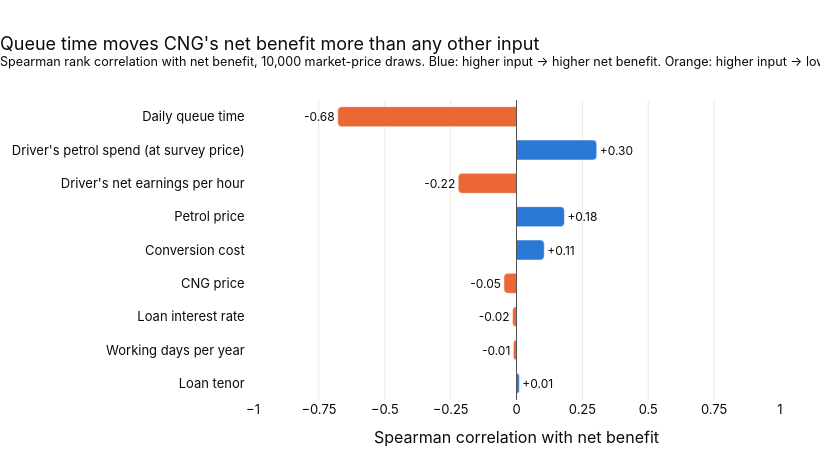

Write notebook code for a chart like this one.
### Code cell
plot = sensitivity.iloc[::-1]   # plotly draws the first bar at the bottom
fig = go.Figure(go.Bar(
    x=plot.values, y=[INPUT_LABELS[i] for i in plot.index], orientation="h", width=0.6,
    marker=dict(color=[BLUE if v > 0 else ORANGE for v in plot.values], cornerradius=4),
    text=[f"{v:+.2f}" for v in plot.values], textposition="outside", cliponaxis=False,
    textfont=dict(color=INK, size=12),
    hovertemplate="<b>%{y}</b><br>Spearman %{x:+.3f}<extra></extra>",
))
fig.add_vline(x=0, line=dict(color=INK_MUTED, width=1))
fig.update_layout(
    title=dict(text="Queue time moves CNG's net benefit more than any other input<br>"
                    "<sup>Spearman rank correlation with net benefit, 10,000 market-price draws. "
                    "Blue: higher input → higher net benefit. Orange: higher input → lower.</sup>",
               x=0, xanchor="left"),
    template="plotly_white", font=FONT, showlegend=False,
    xaxis=dict(title="Spearman correlation with net benefit", range=[-1, 1], dtick=0.25, gridcolor=GRID,
               zeroline=False),
    yaxis=dict(ticksuffix="  "),
    hoverlabel=dict(bgcolor="white", font=dict(color=INK)),
    width=820, height=460, margin=dict(t=100, l=20, r=40, b=60),
)
fig.show()
fig.write_html(FIG_DIR / "monte_carlo_sensitivity.html", include_plotlyjs="cdn")
print("Saved outputs/figures/monte_carlo_sensitivity.html")

### Figure 1 — Plotly figure (JSON) as saved in the notebook; plotly's stock layout.template omitted (floating-point values rounded to 4 significant figures)
{"data": [{"cliponaxis": false, "hovertemplate": "<b>%{y}</b><br>Spearman %{x:+.3f}<extra></extra>", "marker": {"color": ["#2a78d6", "#eb6834", "#eb6834", "#eb6834", "#2a78d6", "#2a78d6", "#eb6834", "#2a78d6", "#eb6834"], "cornerradius": 4}, "orientation": "h", "text": ["+0.01", "-0.01", "-0.02", "-0.05", "+0.11", "+0.18", "-0.22", "+0.30", "-0.68"], "textfont": {"color": "#0b0b0b", "size": 12}, "textposition": "outside", "type": "bar", "width": 0.6, "x": [0.01085, -0.01208, -0.01509, -0.04766, 0.1054, 0.1818, -0.2212, 0.3044, -0.6784], "y": ["Loan tenor", "Working days per year", "Loan interest rate", "CNG price", "Conversion cost", "Petrol price", "Driver's net earnings per hour", "Driver's petrol spend (at survey price)", "Daily queue time"]}], "layout": {"font": {"color": "#0b0b0b", "family": "Inter, Segoe UI, Arial, sans-serif", "size": 13}, "height": 460, "hoverlabel": {"bgcolor": "white", "font": {"color": "#0b0b0b"}}, "margin": {"b": 60, "l": 20, "r": 40, "t": 100}, "shapes": [{"line": {"color": "#52514e", "width": 1}, "type": "line", "x0": 0, "x1": 0, "xref": "x", "y0": 0, "y1": 1, "yref": "y domain"}], "showlegend": false, "title": {"text": "Queue time moves CNG's net benefit more than any other input<br><sup>Spearman rank correlation with net benefit, 10,000 market-price draws. Blue: higher input → higher net benefit. Orange: higher input → lower.</sup>", "x": 0, "xanchor": "left"}, "width": 820, "xaxis": {"dtick": 0.25, "gridcolor": "#ecebe7", "range": [-1, 1], "title": {"text": "Spearman correlation with net benefit"}, "zeroline": false}, "yaxis": {"ticksuffix": "  "}}}
